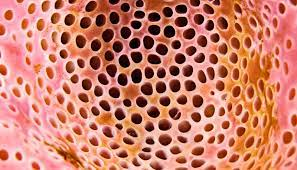
#> input picture imgs/holes1.jpg, 297 x 170 px
$ jupyter execute aula13.ipynb
#> lines starting #> are read from the running program, lines starting #| are printed output that depends on the picture; after the words box and inside, x2 and y2 are one past the last pixel; in counts of white or black regions, pixels touching at a corner belong together
[cell 1]
import numpy as np
import cv2
import matplotlib.pyplot as plt
import rich
print = rich.print
print("OpenCV version:", cv2.__version__)
print("Numpy version:", np.__version__)

[cell 2]
image = cv2.imread("./imgs/holes1.jpg")
#> image is the input picture: shape (170, 297, 3); mean B, G, R 108.7, 128.1, 203.9
image = cv2.cvtColor(image, cv2.COLOR_BGR2RGB)
# Convert to B and W only img with a threshold of 127
bw = cv2.threshold(image, 12, 255, cv2.THRESH_BINARY)[1]
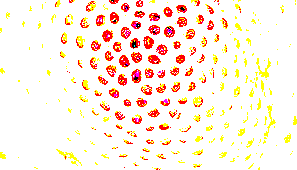
#> bw: shape (170, 297, 3); mean R, G, B 254.4, 238.2, 224.8
bw = cv2.cvtColor(bw, cv2.COLOR_BGR2GRAY)
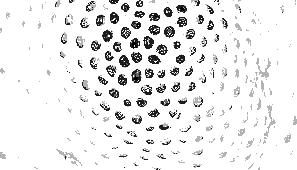
#> bw: shape (170, 297); min 0, max 255, mean 236
# invert the image
bw = cv2.bitwise_not(bw)
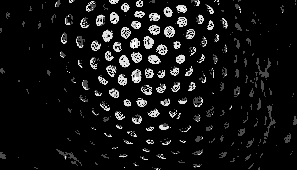
#> bw: shape (170, 297); min 0, max 255, mean 19
# convert to 0 and 1 values
bw[bw > 0] = 1
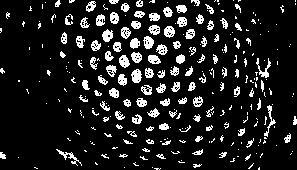
#> bw: shape (170, 297); values 0 (black) and 1 (white), 12.2% white in thin lines or dots

bw_inverted = cv2.bitwise_not(bw)
#> bw_inverted: shape (170, 297); values 254 (black) and 255 (white), 87.8% white; black in thin lines or dots

fig, ax = plt.subplots(1, 3, figsize=(20, 10))
ax[0].imshow(image)
ax[1].imshow(bw, cmap="gray")
ax[2].imshow(bw_inverted, cmap="gray")
plt.show()

Using num py

[cell 3]
# or
def close_holes(img:np.array,kernel:np.array)-> np.array:
    def dilate(image, kernel):
        dilated_image = np.zeros_like(image)
        padded_image = np.pad(image, ((1, 1), (1, 1)), mode='constant')
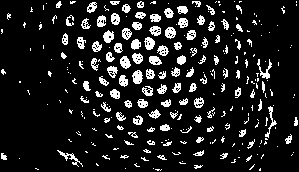
#> padded_image: shape (172, 299); values 0 (black) and 1 (white), 12% white in thin lines or dots
        for i in range(image.shape[0]):
            for j in range(image.shape[1]):
                dilated_image[i, j] = np.max(padded_image[i:i+3, j:j+3] * kernel)
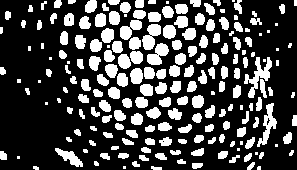
#> dilated_image: shape (170, 297); values 0 (black) and 1 (white), 27.1% white; 201 white regions (37 under 20 px), largest, box (x1, y1, x2, y2) and area: (244, 57, 272, 98) 413, (257, 103, 277, 147) 323, (142, 24, 161, 50) 295
        return dilated_image

    def erode(image, kernel):
        eroded_image = np.zeros_like(image)
        padded_image = np.pad(image, ((1, 1), (1, 1)), mode='constant')
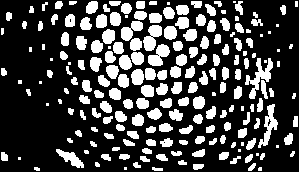
#> padded_image: shape (172, 299); values 0 (black) and 1 (white), 26.6% white; 201 white regions (37 under 20 px), largest, box (x1, y1, x2, y2) and area: (245, 58, 273, 99) 413, (258, 104, 278, 148) 323, (143, 25, 162, 51) 295
        for i in range(image.shape[0]):
            for j in range(image.shape[1]):
                eroded_image[i, j] = np.min(padded_image[i:i+3, j:j+3] * kernel)
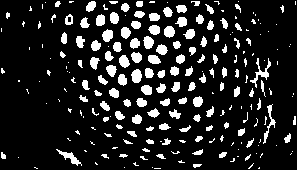
#> eroded_image: shape (170, 297); values 0 (black) and 1 (white), 14% white; 225 white regions (108 under 20 px), largest, box (x1, y1, x2, y2) and area: (250, 58, 271, 88) 159, (56, 149, 82, 166) 132, (263, 104, 276, 144) 124
        return eroded_image


    dilated = dilate(img, kernel)
    closed = erode(dilated, kernel)
    closed = np.bitwise_not(closed)

    return closed

kernel = np.ones((3,3),np.uint8)
closing = close_holes(bw, kernel)
closing = np.bitwise_not(closing)
fig, ax = plt.subplots(1, 2, figsize=(20, 10))
ax[0].imshow(bw, cmap="gray")
ax[1].imshow(closing, cmap="gray")
plt.show()

Using CV2

[cell 4]
#Fill the holes in the bw image
kernel = np.ones((3,3),np.uint8)
closing = cv2.morphologyEx(bw, cv2.MORPH_CLOSE, kernel)
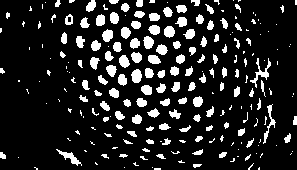
#> closing: shape (170, 297); values 0 (black) and 1 (white), 14.2% white; 226 white regions (108 under 20 px), largest, box (x1, y1, x2, y2) and area: (250, 58, 271, 88) 159, (56, 149, 82, 166) 132, (263, 104, 276, 144) 124
fig, ax = plt.subplots(1, 2, figsize=(20, 10))
ax[0].imshow(bw, cmap="gray")
ax[1].imshow(closing, cmap="gray")
plt.show()

$ run again, with imgs/holes2.jpg copied over imgs/holes1.jpg
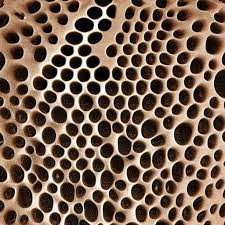
#> input picture imgs/holes2.jpg, 225 x 225 px
#> image is the input picture: shape (225, 225, 3); mean B, G, R 80.2, 96.8, 119.3
#> `bw[bw > 0] = 1`:
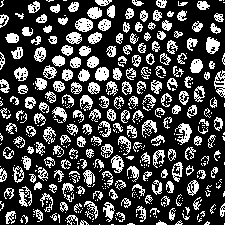
#> bw: shape (225, 225); values 0 (black) and 1 (white), 27.7% white in thin lines or dots
#> bw_inverted: shape (225, 225); values 254 (black) and 255 (white), 72.3% white; black in thin lines or dots
#> closed: shape (225, 225); values 254 (black) and 255 (white), 62.8% white; 203 black regions (16 under 20 px), largest, box (x1, y1, x2, y2) and area: (66, 1, 112, 44) 562, (118, 125, 145, 160) 404, (33, 55, 65, 90) 377
#> `closing = cv2.morphologyEx(bw, cv2.MORPH_CLOSE, kernel)`:
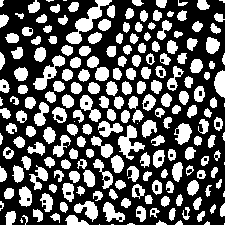
#> closing: shape (225, 225); values 0 (black) and 1 (white), 37.8% white; 209 white regions (16 under 20 px), largest, box (x1, y1, x2, y2) and area: (66, 0, 112, 44) 579, (118, 125, 145, 160) 404, (33, 55, 65, 90) 377
